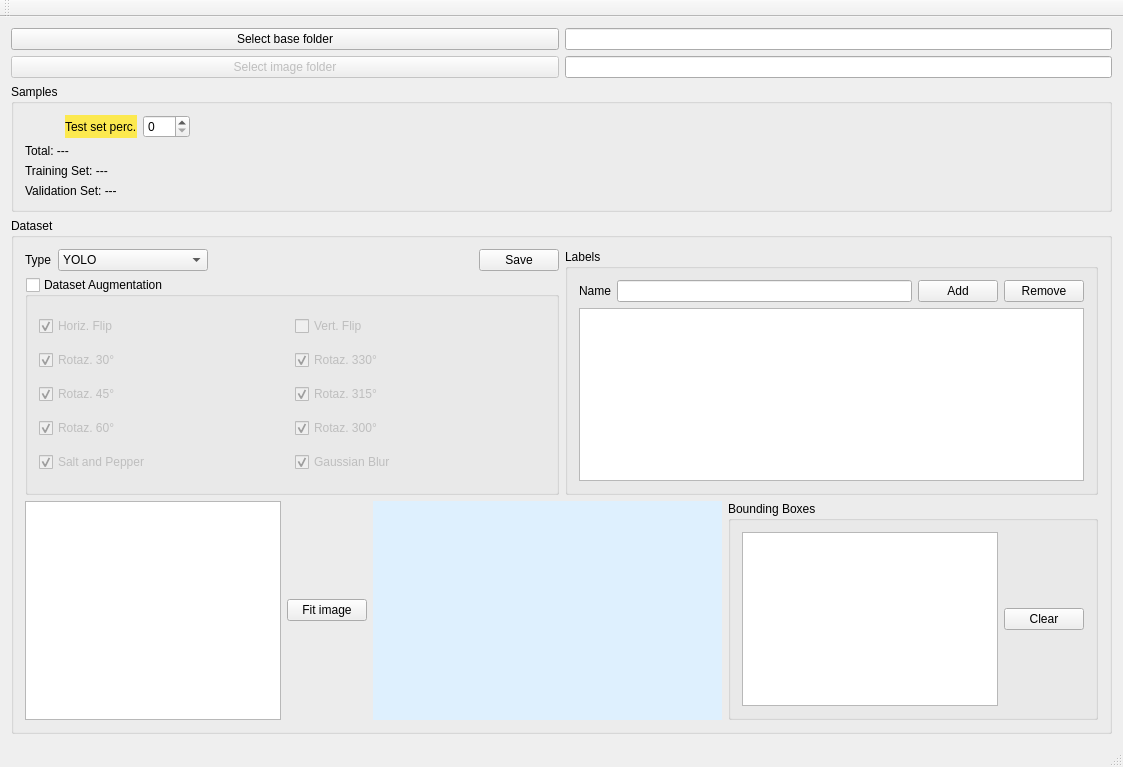
<?xml version="1.0" encoding="UTF-8"?>
<ui version="4.0">
 <class>MainWindow</class>
 <widget class="QMainWindow" name="MainWindow">
  <property name="geometry">
   <rect>
    <x>0</x>
    <y>0</y>
    <width>1123</width>
    <height>767</height>
   </rect>
  </property>
  <property name="windowTitle">
   <string>MainWindow</string>
  </property>
  <widget class="QWidget" name="centralWidget">
   <layout class="QGridLayout" name="gridLayout_11">
    <item row="0" column="0">
     <layout class="QVBoxLayout" name="verticalLayout_2"/>
    </item>
    <item row="1" column="1">
     <layout class="QGridLayout" name="gridLayout_10">
      <item row="2" column="0">
       <widget class="QGroupBox" name="groupBox">
        <property name="sizePolicy">
         <sizepolicy hsizetype="Expanding" vsizetype="Preferred">
          <horstretch>0</horstretch>
          <verstretch>0</verstretch>
         </sizepolicy>
        </property>
        <property name="title">
         <string>Dataset</string>
        </property>
        <layout class="QGridLayout" name="gridLayout_9">
         <item row="0" column="0">
          <layout class="QGridLayout" name="gridLayout_6">
           <item row="0" column="0">
            <layout class="QHBoxLayout" name="horizontalLayout">
             <item>
              <layout class="QVBoxLayout" name="verticalLayout">
               <item>
                <layout class="QHBoxLayout" name="horizontalLayout_3">
                 <item>
                  <widget class="QLabel" name="label_type">
                   <property name="text">
                    <string>Type</string>
                   </property>
                  </widget>
                 </item>
                 <item>
                  <widget class="QComboBox" name="comboBox_dataset_type">
                   <property name="minimumSize">
                    <size>
                     <width>150</width>
                     <height>0</height>
                    </size>
                   </property>
                   <item>
                    <property name="text">
                     <string>YOLO</string>
                    </property>
                   </item>
                  </widget>
                 </item>
                 <item>
                  <spacer name="horizontalSpacer_2">
                   <property name="orientation">
                    <enum>Qt::Horizontal</enum>
                   </property>
                   <property name="sizeHint" stdset="0">
                    <size>
                     <width>40</width>
                     <height>20</height>
                    </size>
                   </property>
                  </spacer>
                 </item>
                 <item>
                  <widget class="QPushButton" name="pushButton_save">
                   <property name="text">
                    <string>Save</string>
                   </property>
                  </widget>
                 </item>
                </layout>
               </item>
               <item>
                <widget class="QGroupBox" name="groupBox_augmentation">
                 <property name="title">
                  <string>Dataset Augmentation</string>
                 </property>
                 <property name="checkable">
                  <bool>true</bool>
                 </property>
                 <property name="checked">
                  <bool>false</bool>
                 </property>
                 <layout class="QGridLayout" name="gridLayout_7">
                  <item row="2" column="1">
                   <widget class="QCheckBox" name="checkBox_aug_rot_330">
                    <property name="text">
                     <string>Rotaz. 330°</string>
                    </property>
                    <property name="checked">
                     <bool>true</bool>
                    </property>
                   </widget>
                  </item>
                  <item row="1" column="1">
                   <widget class="QCheckBox" name="checkBox_aug_V_flip">
                    <property name="text">
                     <string>Vert. Flip</string>
                    </property>
                   </widget>
                  </item>
                  <item row="3" column="1">
                   <widget class="QCheckBox" name="checkBox_aug_rot_315">
                    <property name="text">
                     <string>Rotaz. 315°</string>
                    </property>
                    <property name="checked">
                     <bool>true</bool>
                    </property>
                   </widget>
                  </item>
                  <item row="3" column="0">
                   <widget class="QCheckBox" name="checkBox_aug_rot_45">
                    <property name="text">
                     <string>Rotaz. 45°</string>
                    </property>
                    <property name="checked">
                     <bool>true</bool>
                    </property>
                   </widget>
                  </item>
                  <item row="2" column="0">
                   <widget class="QCheckBox" name="checkBox_aug_rot_30">
                    <property name="text">
                     <string>Rotaz. 30°</string>
                    </property>
                    <property name="checked">
                     <bool>true</bool>
                    </property>
                   </widget>
                  </item>
                  <item row="4" column="1">
                   <widget class="QCheckBox" name="checkBox_aug_rot_300">
                    <property name="text">
                     <string>Rotaz. 300°</string>
                    </property>
                    <property name="checked">
                     <bool>true</bool>
                    </property>
                   </widget>
                  </item>
                  <item row="1" column="0">
                   <widget class="QCheckBox" name="checkBox_aug_H_flip">
                    <property name="text">
                     <string>Horiz. Flip</string>
                    </property>
                    <property name="checked">
                     <bool>true</bool>
                    </property>
                   </widget>
                  </item>
                  <item row="4" column="0">
                   <widget class="QCheckBox" name="checkBox_aug_rot_60">
                    <property name="text">
                     <string>Rotaz. 60°</string>
                    </property>
                    <property name="checked">
                     <bool>true</bool>
                    </property>
                   </widget>
                  </item>
                  <item row="5" column="0">
                   <widget class="QCheckBox" name="checkBox_aug_salt_pepper">
                    <property name="text">
                     <string>Salt and Pepper</string>
                    </property>
                    <property name="checked">
                     <bool>true</bool>
                    </property>
                   </widget>
                  </item>
                  <item row="5" column="1">
                   <widget class="QCheckBox" name="checkBox_aug_blur">
                    <property name="text">
                     <string>Gaussian Blur</string>
                    </property>
                    <property name="checked">
                     <bool>true</bool>
                    </property>
                   </widget>
                  </item>
                 </layout>
                </widget>
               </item>
              </layout>
             </item>
             <item>
              <widget class="QGroupBox" name="groupBox_2">
               <property name="title">
                <string>Labels</string>
               </property>
               <layout class="QGridLayout" name="gridLayout_3">
                <item row="0" column="0">
                 <layout class="QHBoxLayout" name="horizontalLayout_4">
                  <item>
                   <widget class="QLabel" name="label_Name">
                    <property name="text">
                     <string>Name</string>
                    </property>
                   </widget>
                  </item>
                  <item>
                   <widget class="QLineEdit" name="lineEdit_label"/>
                  </item>
                  <item>
                   <widget class="QPushButton" name="pushButton_add_label">
                    <property name="text">
                     <string>Add</string>
                    </property>
                   </widget>
                  </item>
                  <item>
                   <widget class="QPushButton" name="pushButton_remove_label">
                    <property name="text">
                     <string>Remove</string>
                    </property>
                   </widget>
                  </item>
                 </layout>
                </item>
                <item row="1" column="0">
                 <widget class="QTableView" name="tableView_labels">
                  <property name="sizePolicy">
                   <sizepolicy hsizetype="Expanding" vsizetype="Preferred">
                    <horstretch>0</horstretch>
                    <verstretch>0</verstretch>
                   </sizepolicy>
                  </property>
                  <property name="maximumSize">
                   <size>
                    <width>16777215</width>
                    <height>250</height>
                   </size>
                  </property>
                  <property name="alternatingRowColors">
                   <bool>true</bool>
                  </property>
                  <property name="selectionMode">
                   <enum>QAbstractItemView::SingleSelection</enum>
                  </property>
                  <property name="gridStyle">
                   <enum>Qt::DashDotDotLine</enum>
                  </property>
                  <property name="sortingEnabled">
                   <bool>true</bool>
                  </property>
                  <attribute name="horizontalHeaderCascadingSectionResizes">
                   <bool>true</bool>
                  </attribute>
                  <attribute name="horizontalHeaderStretchLastSection">
                   <bool>false</bool>
                  </attribute>
                  <attribute name="verticalHeaderVisible">
                   <bool>false</bool>
                  </attribute>
                 </widget>
                </item>
               </layout>
              </widget>
             </item>
            </layout>
           </item>
           <item row="1" column="0">
            <layout class="QGridLayout" name="gridLayout_5">
             <item row="0" column="0">
              <widget class="QListView" name="listView_images">
               <property name="sizePolicy">
                <sizepolicy hsizetype="Preferred" vsizetype="Expanding">
                 <horstretch>0</horstretch>
                 <verstretch>0</verstretch>
                </sizepolicy>
               </property>
               <property name="editTriggers">
                <set>QAbstractItemView::NoEditTriggers</set>
               </property>
               <property name="showDropIndicator" stdset="0">
                <bool>false</bool>
               </property>
               <property name="movement">
                <enum>QListView::Static</enum>
               </property>
               <property name="uniformItemSizes">
                <bool>true</bool>
               </property>
               <property name="wordWrap">
                <bool>true</bool>
               </property>
              </widget>
             </item>
             <item row="0" column="4">
              <widget class="QGroupBox" name="groupBox_3">
               <property name="title">
                <string>Bounding Boxes</string>
               </property>
               <layout class="QGridLayout" name="gridLayout_2">
                <item row="1" column="1">
                 <widget class="QListView" name="listView_bounding_boxes">
                  <property name="sizePolicy">
                   <sizepolicy hsizetype="Expanding" vsizetype="Preferred">
                    <horstretch>0</horstretch>
                    <verstretch>0</verstretch>
                   </sizepolicy>
                  </property>
                  <property name="maximumSize">
                   <size>
                    <width>16777215</width>
                    <height>300</height>
                   </size>
                  </property>
                 </widget>
                </item>
                <item row="1" column="2">
                 <widget class="QPushButton" name="pushButton_clear">
                  <property name="sizePolicy">
                   <sizepolicy hsizetype="Preferred" vsizetype="Fixed">
                    <horstretch>0</horstretch>
                    <verstretch>0</verstretch>
                   </sizepolicy>
                  </property>
                  <property name="text">
                   <string>Clear</string>
                  </property>
                 </widget>
                </item>
               </layout>
              </widget>
             </item>
             <item row="0" column="2">
              <widget class="QEnhGraphicsView" name="graphicsView_image">
               <property name="sizePolicy">
                <sizepolicy hsizetype="Expanding" vsizetype="Expanding">
                 <horstretch>0</horstretch>
                 <verstretch>0</verstretch>
                </sizepolicy>
               </property>
               <property name="styleSheet">
                <string notr="true">background-color: rgb(222, 240, 254);
border-color: rgb(222, 240, 254);</string>
               </property>
               <property name="frameShape">
                <enum>QFrame::NoFrame</enum>
               </property>
               <property name="lineWidth">
                <number>0</number>
               </property>
               <property name="interactive">
                <bool>true</bool>
               </property>
               <property name="renderHints">
                <set>QPainter::Antialiasing|QPainter::HighQualityAntialiasing|QPainter::SmoothPixmapTransform|QPainter::TextAntialiasing</set>
               </property>
               <property name="dragMode">
                <enum>QGraphicsView::NoDrag</enum>
               </property>
               <property name="transformationAnchor">
                <enum>QGraphicsView::AnchorViewCenter</enum>
               </property>
               <property name="resizeAnchor">
                <enum>QGraphicsView::AnchorViewCenter</enum>
               </property>
               <property name="viewportUpdateMode">
                <enum>QGraphicsView::FullViewportUpdate</enum>
               </property>
              </widget>
             </item>
             <item row="0" column="1">
              <widget class="QPushButton" name="pushButton_fit_image">
               <property name="text">
                <string>Fit image</string>
               </property>
              </widget>
             </item>
            </layout>
           </item>
          </layout>
         </item>
        </layout>
       </widget>
      </item>
      <item row="0" column="0">
       <layout class="QGridLayout" name="gridLayout_4">
        <item row="0" column="0">
         <layout class="QGridLayout" name="gridLayout">
          <item row="0" column="0">
           <widget class="QPushButton" name="pushButton_base_folder">
            <property name="sizePolicy">
             <sizepolicy hsizetype="Preferred" vsizetype="Fixed">
              <horstretch>0</horstretch>
              <verstretch>0</verstretch>
             </sizepolicy>
            </property>
            <property name="text">
             <string>Select base folder</string>
            </property>
           </widget>
          </item>
          <item row="0" column="1">
           <widget class="QLineEdit" name="lineEdit_base_folder_path">
            <property name="sizePolicy">
             <sizepolicy hsizetype="Preferred" vsizetype="Fixed">
              <horstretch>0</horstretch>
              <verstretch>0</verstretch>
             </sizepolicy>
            </property>
            <property name="alignment">
             <set>Qt::AlignCenter</set>
            </property>
            <property name="readOnly">
             <bool>true</bool>
            </property>
           </widget>
          </item>
          <item row="1" column="0">
           <widget class="QPushButton" name="pushButton_img_folder">
            <property name="enabled">
             <bool>false</bool>
            </property>
            <property name="sizePolicy">
             <sizepolicy hsizetype="Preferred" vsizetype="Fixed">
              <horstretch>0</horstretch>
              <verstretch>0</verstretch>
             </sizepolicy>
            </property>
            <property name="text">
             <string>Select image folder</string>
            </property>
           </widget>
          </item>
          <item row="1" column="1">
           <widget class="QLineEdit" name="lineEdit_img_folder_path">
            <property name="sizePolicy">
             <sizepolicy hsizetype="Preferred" vsizetype="Fixed">
              <horstretch>0</horstretch>
              <verstretch>0</verstretch>
             </sizepolicy>
            </property>
            <property name="alignment">
             <set>Qt::AlignCenter</set>
            </property>
            <property name="readOnly">
             <bool>true</bool>
            </property>
           </widget>
          </item>
         </layout>
        </item>
       </layout>
      </item>
      <item row="1" column="0">
       <widget class="QGroupBox" name="groupBox_4">
        <property name="title">
         <string>Samples</string>
        </property>
        <layout class="QGridLayout" name="gridLayout_8">
         <item row="3" column="0">
          <widget class="QLabel" name="label_valset_samples">
           <property name="text">
            <string>Validation Set: ---</string>
           </property>
          </widget>
         </item>
         <item row="2" column="0">
          <widget class="QLabel" name="label_trainset_samples">
           <property name="text">
            <string>Training Set: ---</string>
           </property>
          </widget>
         </item>
         <item row="0" column="0">
          <layout class="QHBoxLayout" name="horizontalLayout_2">
           <item>
            <spacer name="horizontalSpacer">
             <property name="orientation">
              <enum>Qt::Horizontal</enum>
             </property>
             <property name="sizeType">
              <enum>QSizePolicy::Preferred</enum>
             </property>
             <property name="sizeHint" stdset="0">
              <size>
               <width>40</width>
               <height>20</height>
              </size>
             </property>
            </spacer>
           </item>
           <item>
            <widget class="QLabel" name="label_perc">
             <property name="styleSheet">
              <string notr="true">background-color: rgb(252, 233, 79);</string>
             </property>
             <property name="text">
              <string>Test set perc.</string>
             </property>
            </widget>
           </item>
           <item>
            <widget class="QSpinBox" name="spinBox">
             <property name="maximum">
              <number>100</number>
             </property>
            </widget>
           </item>
          </layout>
         </item>
         <item row="1" column="0">
          <widget class="QLabel" name="label_total_samples">
           <property name="text">
            <string>Total: ---</string>
           </property>
          </widget>
         </item>
         <item row="0" column="1">
          <spacer name="horizontalSpacer_5">
           <property name="orientation">
            <enum>Qt::Horizontal</enum>
           </property>
           <property name="sizeHint" stdset="0">
            <size>
             <width>40</width>
             <height>20</height>
            </size>
           </property>
          </spacer>
         </item>
        </layout>
       </widget>
      </item>
     </layout>
    </item>
   </layout>
  </widget>
  <widget class="QMenuBar" name="menuBar">
   <property name="geometry">
    <rect>
     <x>0</x>
     <y>0</y>
     <width>1123</width>
     <height>26</height>
    </rect>
   </property>
  </widget>
  <widget class="QToolBar" name="mainToolBar">
   <attribute name="toolBarArea">
    <enum>TopToolBarArea</enum>
   </attribute>
   <attribute name="toolBarBreak">
    <bool>false</bool>
   </attribute>
  </widget>
  <widget class="QStatusBar" name="statusBar"/>
 </widget>
 <layoutdefault spacing="6" margin="11"/>
 <customwidgets>
  <customwidget>
   <class>QEnhGraphicsView</class>
   <extends>QGraphicsView</extends>
   <header>include/qenhgraphicsview.h</header>
  </customwidget>
 </customwidgets>
 <resources/>
 <connections/>
</ui>
